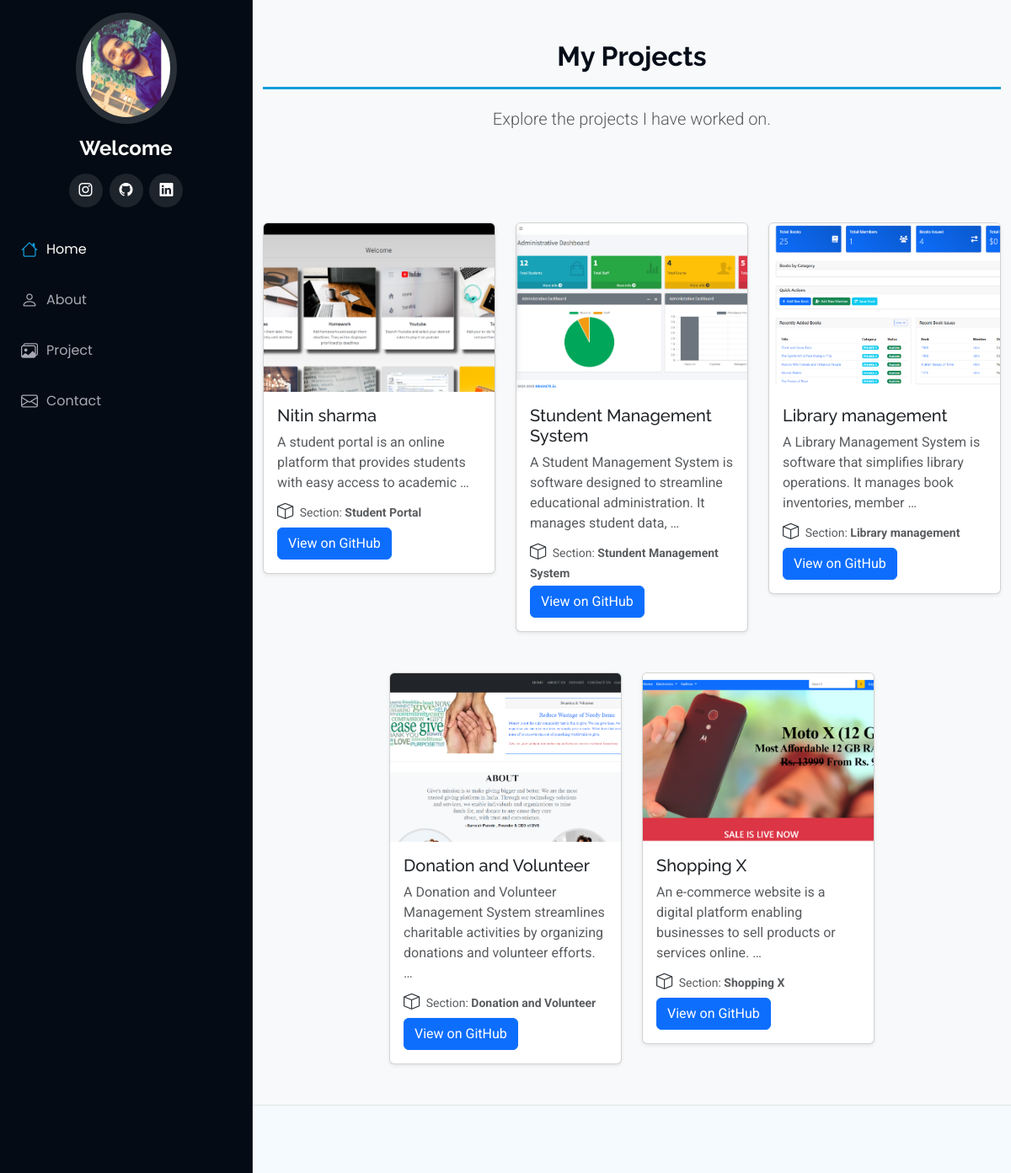
/projects/, run on the app's committed database.
### portfolio/models.py (models this page shows, shortened)
class Project(models.Model):
    name = models.CharField(max_length=50)  # Project name
    description = models.TextField()  # Short description
    image = models.ImageField(upload_to='projects', blank=True, null=True)  # Project image
    github_link = models.URLField()  # GitHub source code link
    section = models.CharField(max_length=30, blank=True, null=True)  # Section/category of the project
    timestamp = models.DateTimeField(auto_now_add=True)  # When the project was added

### portfolio/views.py (the view)
# urls.py: path('projects/', views.projects, name='projects'),
def projects(request):
    project_list = Project.objects.all()
    return render(request, 'app/blog.html', {'projects': project_list})

### portfolio/templates/app/blog.html (shortened to what this page needs)
{% extends "app/base.html" %}
{% load static %}
{% block body %}
<section id="projects" class="projects section bg-light py-5">
    <div class="container text-center section-title mb-5" data-aos="fade-up">
        <h2 class="display-4 fw-bold">My Projects</h2>
        <p class="lead text-muted">Explore the projects I have worked on.</p>
    </div>
    <div class="container">
        <div class="row gy-5 justify-content-center">
            {% for project in projects %}
            <div class="col-lg-4 col-md-6">
                <div class="card shadow-sm" data-aos="fade-up" data-aos-delay="100">
                    <img src="{{ project.image.url }}" class="card-img-top img-fluid" alt="{{ project.name }}" style="object-fit: cover; height: 200px;">
                    <div class="card-body">
                        <h5 class="card-title">{{ project.name }}</h5>
                        <p class="card-text text-muted mb-2">
                            {{ project.description|truncatewords:15 }}
                        </p>
                        <p class="text-muted small mb-1">
                            <i class="bi bi-box me-1" style="font-size: 1.2rem; color: #343a40;"></i> Section: <b>{{ project.section }}</b>
                        </p>
                        <a href="{{ project.github_link }}" class="btn btn-primary" target="_blank">View on GitHub</a>
                    </div>
                </div>
            </div>
            {% endfor %}
        </div>
    </div>
</section>
{% endblock body %}

### portfolio/templates/app/base.html (shortened to what this page needs)
{% load static %}
<!DOCTYPE html>
<html lang="en">
<head>
<link href="https://cdnjs.cloudflare.com/ajax/libs/bootstrap-icons/1.10.0/font/bootstrap-icons.min.css" rel="stylesheet">
  <link href="{% static "assets/vendor/bootstrap/css/bootstrap.min.css" %}" rel="stylesheet">
  <link href="{% static "assets/vendor/bootstrap-icons/bootstrap-icons.css" %}" rel="stylesheet">
  <link href="{% static "assets/vendor/aos/aos.css" %}" rel="stylesheet">
  <link href="{% static "assets/vendor/glightbox/css/glightbox.min.css" %}" rel="stylesheet">
  <link href="{% static "assets/vendor/swiper/swiper-bundle.min.css" %}" rel="stylesheet">
  <link href="{% static "assets/css/main.css" %}" rel="stylesheet">
<body class="index-page">
  <header id="header" class="header dark-background d-flex flex-column">
    <div class="profile-img">
      <img src="{% static "assets/img/nitin3.jpg" %}" alt="" class="img-fluid rounded-circle">
    </div>
    <a href="{% url "home" %}" class="logo d-flex align-items-center justify-content-center">
      <h1 class="sitename">Welcome  </h1>
    </a>
    <div class="social-links text-center">
      <a href="https://www.instagram.com/nitin9884sharma?igsh=MXRneWluejg0aDB1cg==" target="blank" class="instagram"><i class="bi bi-instagram"></i></a>
      <a href="https://github.com/Nitinsharma100" target="blank" class="google-plus"><i class="bi bi-github"></i></a>
      <a href="https://www.linkedin.com/in/nitin-sharma-7b5763252?utm_source=share&utm_campaign=share_via&utm_content=profile&utm_medium=android_app" target="blank" class="linkedin"><i class="bi bi-linkedin"></i></a>
    </div>
    <nav id="navmenu" class="navmenu">
      <ul>
        <li><a href="/" class="active"><i class="bi bi-house navicon"></i> Home</a></li>
        <li><a href="{% url "about" %}"><i class="bi bi-person navicon"></i> About</a></li>
        <li><a href="{% url "projects" %}"><i class="bi bi-images navicon"></i> Project </a></li>
        <li><a href="{% url "contact" %}"><i class="bi bi-envelope navicon"></i> Contact</a></li>
      </ul>
    </nav>
  </header>
  <main class="main">
    <main id="main">
        {% block body %}
        {% endblock body %}
    </main>
  <footer id="footer" class="footer position-relative light-background">
  </footer>
</body>
</html>

### portfolio/static/assets/css/main.css (style rules this page uses)
:root { --default-font: "Roboto", system-ui, -apple-system, "Segoe UI", Roboto, "Helvetica Neue", Arial, "Noto Sans", "Liberation Sans", sans-serif, "Apple Color Emoji", "Segoe UI Emoji", "Segoe UI Symbol", "Noto Color Emoji"; --heading-font: "Raleway", sans-serif; --nav-font: "Poppins", sans-serif; }
:root { --background-color: #ffffff; --default-color: #272829; --heading-color: #050d18; --accent-color: #149ddd; --surface-color: #ffffff; --contrast-color: #ffffff; }
:root { --nav-color: #a8a9b4; --nav-hover-color: #ffffff; --nav-mobile-background-color: #040b14; --nav-dropdown-background-color: #040b14; --nav-dropdown-color: #a8a9b4; --nav-dropdown-hover-color: #ffffff; }
.light-background { --background-color: #f4fafd; --surface-color: #ffffff; }
.dark-background { --background-color: #040b14; --default-color: #ffffff; --heading-color: #ffffff; --surface-color: #151f2b; --contrast-color: #ffffff; }
:root { scroll-behavior: smooth; }
body { color: var(--default-color); background-color: var(--background-color); font-family: var(--default-font); }
a { color: var(--accent-color); text-decoration: none; transition: 0.3s; }
h1, h2, h3, h4, h5, h6 { color: var(--heading-color); font-family: var(--heading-font); }
.header { color: var(--default-color); background-color: var(--background-color); position: fixed; top: 0; left: 0; bottom: 0; padding: 0 15px; width: 300px; transition: all ease-in-out 0.3s; overflow-y: auto; z-index: 997; border-right: 1px solid color-mix(in srgb, var(--default-color), transparent 90%); }
.header .profile-img img { margin: 15px auto; display: block; width: 120px; border: 8px solid color-mix(in srgb, var(--default-color), transparent 85%); }
.header .logo { line-height: 1; margin-bottom: 15px; }
.header .logo h1 { font-size: 24px; margin: 0; font-weight: 700; color: var(--heading-color); }
.header .social-links { margin: 0 0 20px 0; }
.header .social-links a { font-size: 16px; display: inline-flex; align-items: center; justify-content: center; background: color-mix(in srgb, var(--default-color), transparent 90%); color: var(--default-color); margin: 0 2px; border-radius: 50%; text-align: center; width: 40px; height: 40px; transition: 0.3s; }
@media (min-width: 1200px) { .header~main, .header~#footer { margin-left: 300px; } }
.navmenu { padding: 0; z-index: 9997; }
.navmenu ul { list-style: none; padding: 0 0 20px 0; margin: 0; }
.navmenu a, .navmenu a:focus { color: var(--nav-color); padding: 15px 10px; font-family: var(--nav-font); font-size: 16px; font-weight: 400; display: flex; align-items: center; white-space: nowrap; transition: 0.3s; width: 100%; }
.navmenu a .navicon, .navmenu a:focus .navicon { font-size: 20px; margin-right: 10px; }
.navmenu a:hover, .navmenu .active, .navmenu .active:focus { color: var(--nav-hover-color); }
.navmenu a:hover .navicon, .navmenu .active .navicon, .navmenu .active:focus .navicon { color: var(--accent-color); }
.footer { color: var(--default-color); background-color: var(--background-color); font-size: 14px; padding: 40px 0; position: relative; border-top: 1px solid color-mix(in srgb, var(--default-color), transparent 90%); }
section, .section { color: var(--default-color); background-color: var(--background-color); padding: 60px 0; overflow: clip; }
.section-title { padding-bottom: 60px; position: relative; }
.section-title h2 { font-size: 32px; font-weight: 700; margin-bottom: 20px; padding-bottom: 20px; position: relative; }
.section-title h2:after { content: ""; position: absolute; display: block; width: 100%; height: 3px; background: var(--accent-color); left: 0; bottom: 0; }
.section-title p { margin-bottom: 0; }

### data on the page
Project: image (picture), name "Nitin sharma", description "A student portal is an online platform that provides students with easy access to academic …", section "Student Portal"
Project: image (picture), name "Stundent Management System", description "A Student Management System is software designed to streamline educational administration. It manages student data, …", section "Stundent Management System"
Project: image (picture), name "Library management", description "A Library Management System is software that simplifies library operations. It manages book inventories, member …", section "Library management"
Project: image (picture), name "Donation and Volunteer", description "A Donation and Volunteer Management System streamlines charitable activities by organizing donations and volunteer efforts. …", section "Donation and Volunteer"
Project: image (picture), name "Shopping X", description "An e-commerce website is a digital platform enabling businesses to sell products or services online. …", section "Shopping X"
